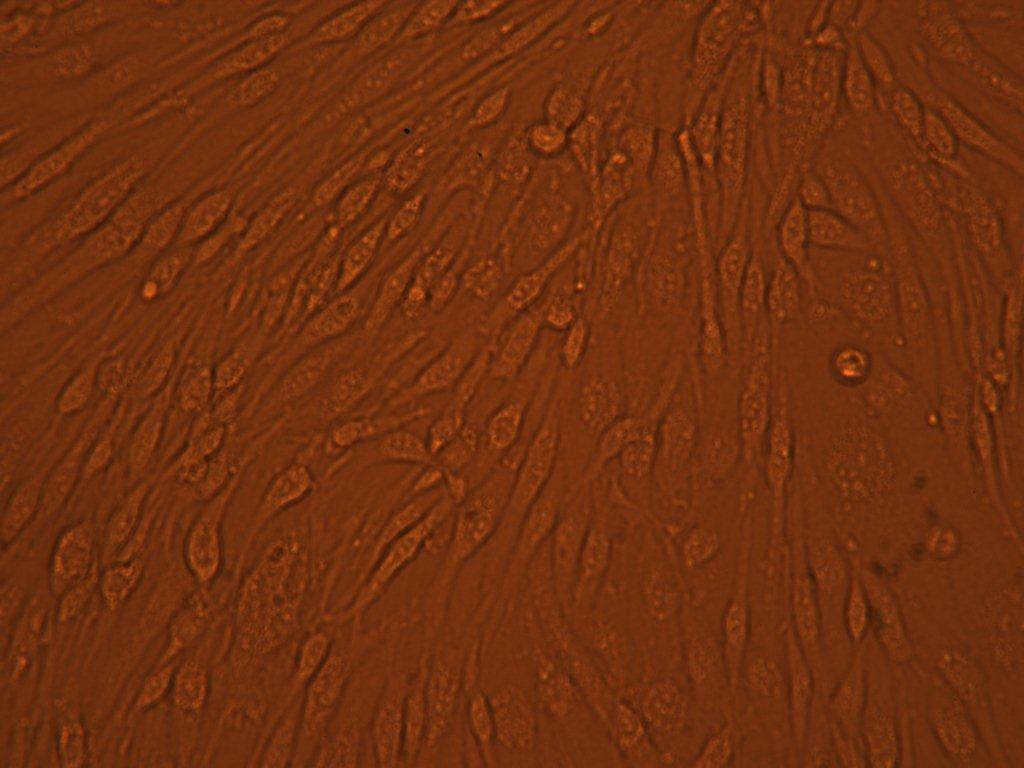
%> input picture Medical Imaging/Project/cell2.jpg, 1024 x 768 px
$ octave Investigate_ImageCharacteristics.m   (GNU Octave 9; MATLAB toolbox functions it lacks are replaced by stand-ins)
%> lines starting %> are read from the running program, lines starting %| are printed output that depends on the picture
%% BME 4783 - Medical Imaging Modalities
%
%  Image Characterization
%
%  Daniel Amante, Jarel Cohen, Robert MacGregor, Ashutosh Priyadarshy
%  University of Virginia
%  Spring 2011

clear all
close all

%%% File loading
% Load an Image into a matrix I.
sample = imread('cell2.jpg');
%> sample is the input picture: size 768x1024x3 uint8; mean R, G, B 113.5, 48.4, 15.1
%sample = imread(filename);
originalSample = sample;
% Convert the Image to grayscale. COMMENT THIS OUT FOR .tif files
sample = rgb2gray(sample);
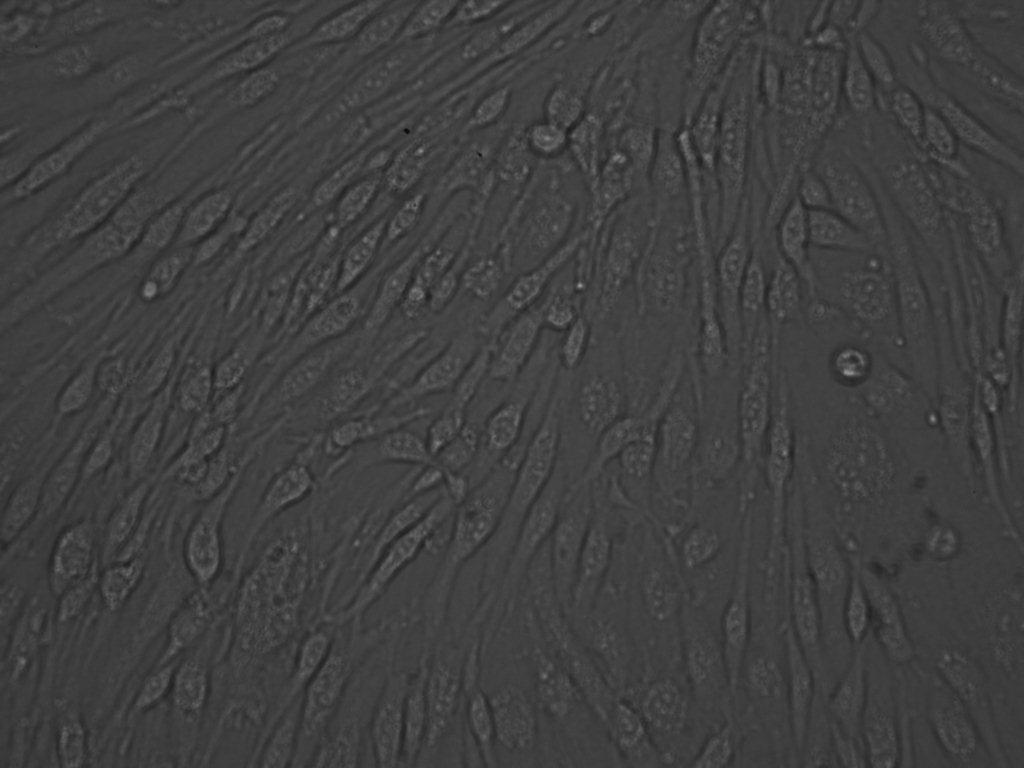
%> sample: size 768x1024 uint8; min 9, max 154, mean 64.1

% Display Original Image.
figure(1)
H0 = entropy(originalSample);
%> H0 = 6.34
imshow(originalSample)
title('Original Picture of Cell Culture')
text(10,10,strcat('\color{blue}Entropy:',num2str(H0)))
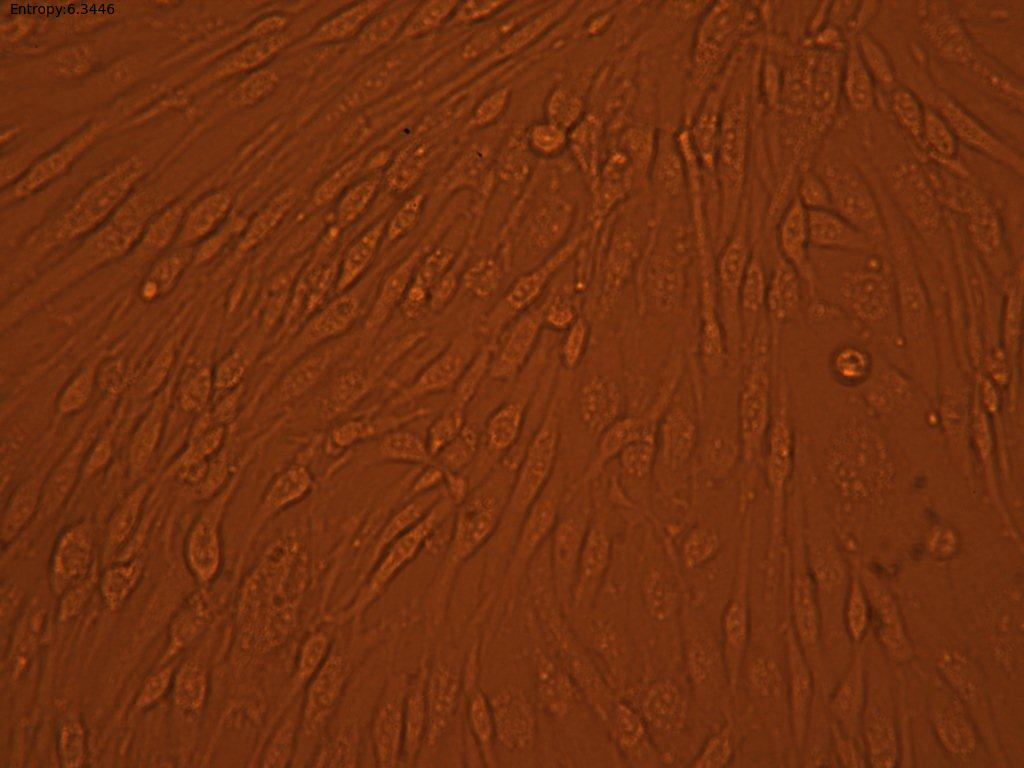
%> figure redrawn from the program's plot data; its title reads 'Original Picture of Cell Culture'

% Display Grayscale Image.
figure(2)
Hg = entropy(sample);
%> Hg = 4.83
imshow(sample)
title('Picture of Cell Culture in Grayscale')
text(10,10,strcat('\color{blue}Entropy:',num2str(Hg)))
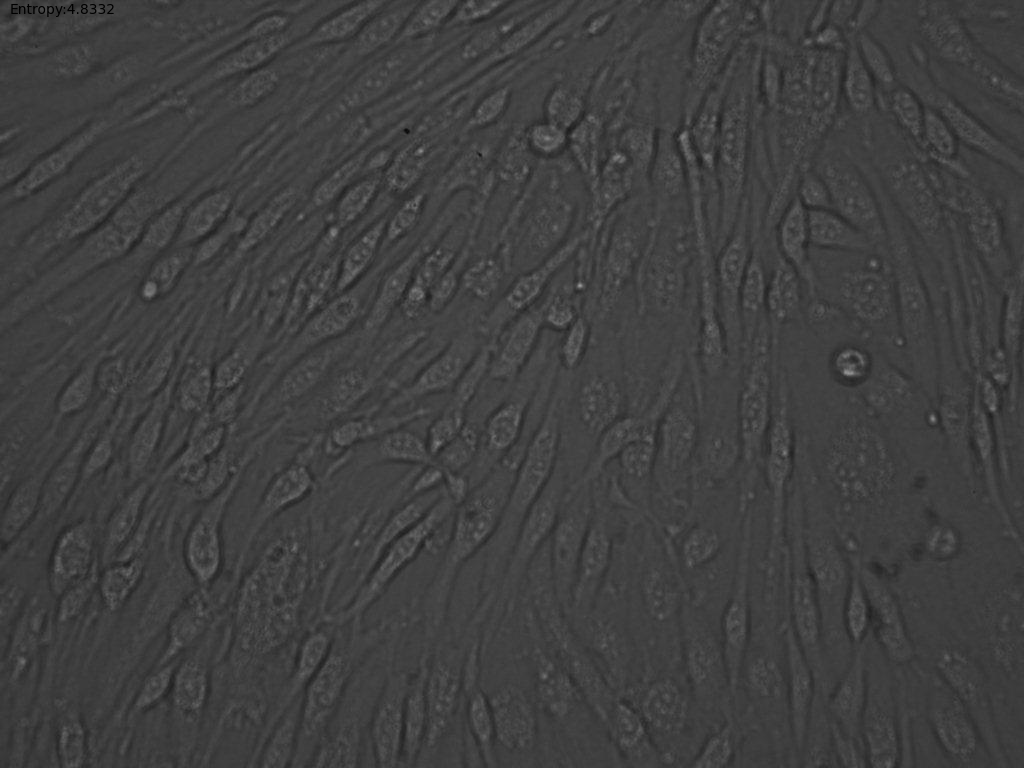
%> figure redrawn from the program's plot data; its title reads 'Picture of Cell Culture in Grayscale'

% Contrast visualization.
figure(3)
imhist(sample)
title('Histogram of Intensity Values in Grayscale Image')
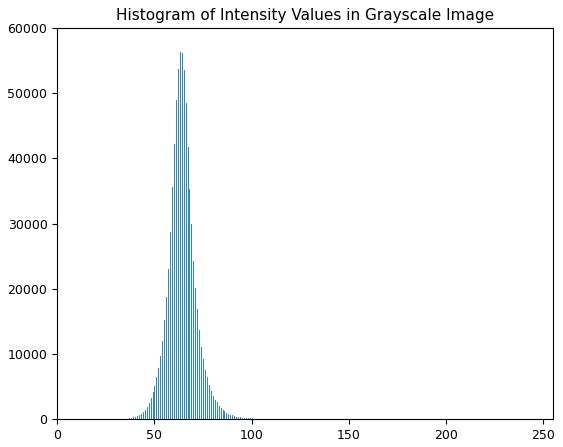
%> figure redrawn from the program's plot data; highest point at x = 63, y = 56395

% Frequency Analysis
figure(4)
f = sample;
imshow(f,'InitialMagnification','fit')
F = fft2(f,256,256);
F2 = log(abs(F));
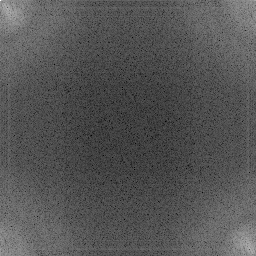
%> F2: size 256x256 double; min 0.657, max 15.23, mean 5.52; drawn with min black and max white
imshow(F2,[-1 5],'InitialMagnification','fit'); colormap(jet); colorbar
%> after `imshow(F2,[-1 5],'InitialMagnification','fit')`:
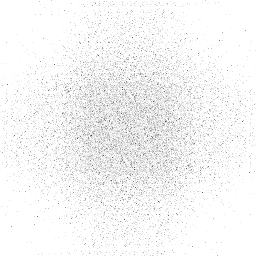
%> displayed picture: size 256x256, on the screen's scale of 0 to 255; min 70, max 255, mean 245.6
title('2 Dimensional Fast Fourier Transform of Grayscale Image');
